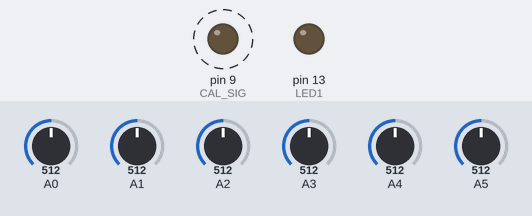
This sketch was run on a simulated Arduino Uno, built with avr-gcc and run on an emulated ATmega328P. Shown: output pins drawn as LEDs (lit = HIGH). Dashed ring = blinking. The inputs (shaded band) are chosen by the test bench; at power-on: A0 = 512, A1 = 512, A2 = 512, A3 = 512, A4 = 512, A5 = 512. What the sketch prints to the serial monitor is not drawn.

Above: at 0.01 s.
At 1.27 s:
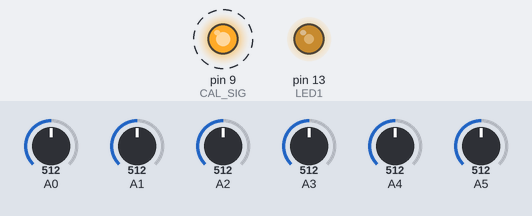
1.3 s: A0 set to 716
4.3 s: A1 set to 716
7.3 s: A2 set to 716
10.3 s: A3 set to 716
13.3 s: A4 set to 716
16.3 s: A5 set to 716
Timing chart, 0 to 20.3 s (numbered marks = the images above; inputs shaded):
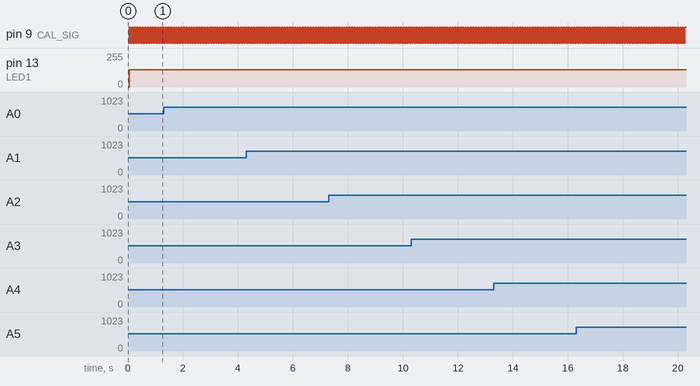

The sketch:

Codice_arduino.ino
```cpp
/* Demo program for:                                      */
/*    Board: SHIELD-EKG/EMG + Olimexino328                */
/*  Manufacture: OLIMEX                                   */
/*  COPYRIGHT (C) 2012                                    */
/*  Designed by:  Penko Todorov Bozhkov                   */
/*   Module Name:   Sketch                                */
/*   File   Name:   ShieldEkgEmgDemo.ino                  */
/*   Revision:  Rev.A                                     */
/*    -> Added is suppport for all Arduino boards.        */
/*       This code could be recompiled for all of them!   */
/*   Date: 19.12.2012                                     */
/*   Built with Arduino C/C++ Compiler, version: 1.0.3    */
/**********************************************************/
/**********************************************************
Purpose of this programme is to give you an easy way to
connect Olimexino328 to ElectricGuru(TM), see:
https://www.olimex.com/Products/EEG/OpenEEG/EEG-SMT/resources/ElecGuru40.zip
where you'll be able to observe yours own EKG or EMG signal.
It is based on:
***********************************************************
* ModularEEG firmware for one-way transmission, v0.5.4-p2
* Copyright (c) 2002-2003, Joerg Hansmann, Jim Peters, Andreas Robinson
* License: GNU General Public License (GPL) v2
***********************************************************
For proper communication packet format given below have to be supported:
///////////////////////////////////////////////
////////// Packet Format Version 2 ////////////
///////////////////////////////////////////////
// 17-byte packets are transmitted from Olimexino328 at 256Hz,
// using 1 start bit, 8 data bits, 1 stop bit, no parity, 57600 bits per second.

// Minimial transmission speed is 256Hz * sizeof(Olimexino328_packet) * 10 = 43520 bps.

struct Olimexino328_packet
{
  uint8_t  sync0;    // = 0xa5
  uint8_t sync1;    // = 0x5a
  uint8_t version;  // = 2 (packet version)
  uint8_t count;    // packet counter. Increases by 1 each packet.
  uint16_t  data[6];  // 10-bit sample (= 0 - 1023) in big endian (Motorola) format.
  uint8_t switches; // State of PD5 to PD2, in bits 3 to 0.
};
*/
/**********************************************************/
#include <compat/deprecated.h>
#include <FlexiTimer2.h>
#include <Time.h>


// All definitions
#define TimeBytes 4
#define NUMCHANNELS 6 // 6 canali se ci sono sei shields
#define HEADERLEN 4
#define PACKETLEN (NUMCHANNELS * 2 + HEADERLEN + 1 + TimeBytes)
#define SAMPFREQ 512                     // ADC sampling rate 512
#define TIMER2VAL (1024/(SAMPFREQ))       // Set 500Hz sampling frequency  (TIMER2VAL=2)
#define LED1  13
#define CAL_SIG 9

// Global constants and variables


volatile unsigned char TXBuf[PACKETLEN];  //THE TRANSMISSION PACKET (unsigned usato perchè così uso 8 bit per rappresentare il numero che è sempre positivo. se è signed invece il primo bit è usato per dire di che segno è il numero)


volatile unsigned char TXIndex;           //Next byte to write in the transmission packet.
volatile unsigned char CurrentCh;         //Current channel being sampled.
volatile unsigned char counter = 0;	  //Additional divider used to generate CAL_SIG
volatile unsigned int ADC_Value = 0;	  //ADC current value
unsigned long CurrentTime;     // Current time
unsigned long StartTime;
//~~~~~~~~~~
// Functions
//~~~~~~~~~~

/****************************************************/
/*  Function name: Toggle_LED1                      */
/*  Parameters                                      */
/*    Input   :  No	                            */
/*    Output  :  No                                 */
/*    Action: Switches-over LED1.                   */
/****************************************************/
void Toggle_LED1(void){

 if((digitalRead(LED1))==HIGH){ digitalWrite(LED1,LOW); }
 else{ digitalWrite(LED1,HIGH); }

}


/****************************************************/
/*  Function name: toggle_GAL_SIG (con CAL_SIG=9)              */
/*  Parameters                                      */
/*    Input   :  No	                            */
/*    Output  :  No                                 */
/*    Action: Switches-over GAL_SIG.                */
/****************************************************/
void toggle_GAL_SIG(void){

 if(digitalRead(CAL_SIG) == HIGH){ digitalWrite(CAL_SIG, LOW); }
 else{ digitalWrite(CAL_SIG, HIGH); }

}


/****************************************************/
/*  Function name: setup                            */
/*  Parameters                                      */
/*    Input   :  No	                            */
/*    Output  :  No                                 */
/*    Action: Initializes all peripherals           */
/****************************************************/
void setup() {

 noInterrupts();  // Disable all interrupts before initialization

 StartTime=micros();

 // LED1=13
 pinMode(LED1, OUTPUT);  //Setup LED1 direction
 digitalWrite(LED1,LOW); //Setup LED1 state
 pinMode(CAL_SIG, OUTPUT); //CAL_SIG è pin 9

 //Write packet header

 TXBuf[0] = 0xa5;    //Sync 0
 TXBuf[1] = 0x5a;    //Sync 1
 TXBuf[2] = 2;    //Protocol version
 TXBuf[3] = 0;       //Packet counter
 TXBuf[4] = 0x02;    //CH1 High Byte
 TXBuf[5] = 0x00;    //CH1 Low Byte
 TXBuf[6] = 0x02;    //CH2 High Byte
 TXBuf[7] = 0x00;    //CH2 Low Byte
 TXBuf[8] = 0x02;    //CH3 High Byte
 TXBuf[9] = 0x00;    //CH3 Low Byte
 TXBuf[10] = 0x02;   //CH4 High Byte
 TXBuf[11] = 0x00;   //CH4 Low Byte
 TXBuf[12] = 0x02;   //CH5 High Byte
 TXBuf[13] = 0x00;   //CH5 Low Byte
 TXBuf[14] = 0x02;   //CH6 High Byte
 TXBuf[15] = 0x00;   //CH6 Low Byte
 TXBuf[16] = 0x00;   //Current time Low Byte
 TXBuf[17] = 0x00;   //Current time Low Byte
 TXBuf[18] = ((unsigned char)((StartTime & 0xFF00) >> 8));
 TXBuf[19] = ((unsigned char)(StartTime & 0x00FF));
 TXBuf[2 * NUMCHANNELS + HEADERLEN + TimeBytes] =  0x01;	// Switches state

 // Timer2
 // Timer2 is used to setup the analag channels sampling frequency and packet update.
 // Whenever interrupt occures, the current read packet is sent to the PC
 // In addition the CAL_SIG is generated as well, so Timer1 is not required in this case!

 FlexiTimer2::set(TIMER2VAL, Timer2_Overflow_ISR); //Chiama ogni 4ms la funzione Timer2_Overflow_ISR
 FlexiTimer2::start();


 // Serial Port
 Serial.begin(57600);
 //Set speed to 57600 bps

 // MCU sleep mode = idle.
 //outb(MCUCR,(inp(MCUCR) | (1<<SE)) & (~(1<<SM0) | ~(1<<SM1) | ~(1<<SM2)));

 interrupts();  // Enable all interrupts after initialization has been completed

}


/****************************************************/
/*  Function name: Timer2_Overflow_ISR              */
/*  Parameters                                      */
/*    Input   :  No	                            */
/*    Output  :  No                                 */
/*    Action: Determines ADC sampling frequency.    */
/****************************************************/
void Timer2_Overflow_ISR()
{
  // Toggle LED1 with ADC sampling frequency /2
  Toggle_LED1();

  //Read the 6 ADC inputs and store current values in Packet

  for(CurrentCh=0;CurrentCh<6;CurrentCh++){

    ADC_Value=analogRead(CurrentCh);

    TXBuf[((2*CurrentCh) + HEADERLEN)] = ((unsigned char)((ADC_Value & 0xFF00) >> 8));	// Write High Byte (finestro i primi 8 bit dell'unigned int da 16 bit. Prendo cioè solo i bit più significativi)
    TXBuf[((2*CurrentCh) + HEADERLEN + 1)] = ((unsigned char)(ADC_Value & 0x00FF));	// Write Low Byte (Prendo gli ultimi 8 bit cioè quelli meno significativi)
  }

  // Sending time information per sample
  CurrentTime=micros();
  TXBuf[16] = ((unsigned char)((CurrentTime & 0xFF00) >> 8));
  TXBuf[17] = ((unsigned char)(CurrentTime & 0x00FF));

  // Send Packet
  for(TXIndex=0;TXIndex<PACKETLEN;TXIndex++){
    Serial.write(TXBuf[TXIndex]); //Scrive sulla porta seriale in byte tutti i 17 campi del pacchetto e li scrive in esadecimale
   }

  // Increment the packet counter
  TXBuf[3]++;

  // Generate the CAL_SIGnal
  counter++;		// increment the devider counter
  if(counter == 12){	// 250/12/2 = 10.4Hz ->Toggle frequency
    counter = 0;
    toggle_GAL_SIG();	// Generate CAL signal with frequ ~10Hz
  }
}


/****************************************************/
/*  Function name: loop                             */
/*  Parameters                                      */
/*    Input   :  No	                            */
/*    Output  :  No                                 */
/*    Action: Puts MCU into sleep mode.             */
/****************************************************/
void loop() {

 __asm__ __volatile__ ("sleep");

}
```

Measured:
- by itself, pin 9 (CAL_SIG): alternates HIGH for 0.05 s and LOW for 0.05 s
